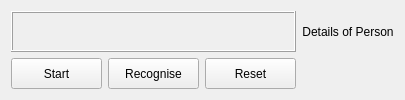
      <widget class="QWidget" name="recognise_tab">
       <attribute name="title">
        <string>Recognise</string>
       </attribute>
       <layout class="QGridLayout" name="gridLayout_8">
        <item row="0" column="0" colspan="3">
         <widget class="QLabel" name="rcamera_label">
          <property name="frameShape">
           <enum>QFrame::Box</enum>
          </property>
          <property name="frameShadow">
           <enum>QFrame::Raised</enum>
          </property>
          <property name="text">
           <string/>
          </property>
         </widget>
        </item>
        <item row="0" column="3">
         <widget class="QLabel" name="rname_label">
          <property name="text">
           <string>Details of Person</string>
          </property>
          <property name="alignment">
           <set>Qt::AlignCenter</set>
          </property>
         </widget>
        </item>
        <item row="1" column="0">
         <widget class="QPushButton" name="rstart_bt">
          <property name="minimumSize">
           <size>
            <width>91</width>
            <height>31</height>
           </size>
          </property>
          <property name="text">
           <string>Start</string>
          </property>
         </widget>
        </item>
        <item row="1" column="1">
         <widget class="QPushButton" name="rrecognise_bt">
          <property name="minimumSize">
           <size>
            <width>91</width>
            <height>31</height>
           </size>
          </property>
          <property name="text">
           <string>Recognise</string>
          </property>
         </widget>
        </item>
        <item row="1" column="2">
         <widget class="QPushButton" name="rreset_bt">
          <property name="minimumSize">
           <size>
            <width>91</width>
            <height>31</height>
           </size>
          </property>
          <property name="text">
           <string>Reset</string>
          </property>
         </widget>
        </item>
       </layout>
      </widget>
